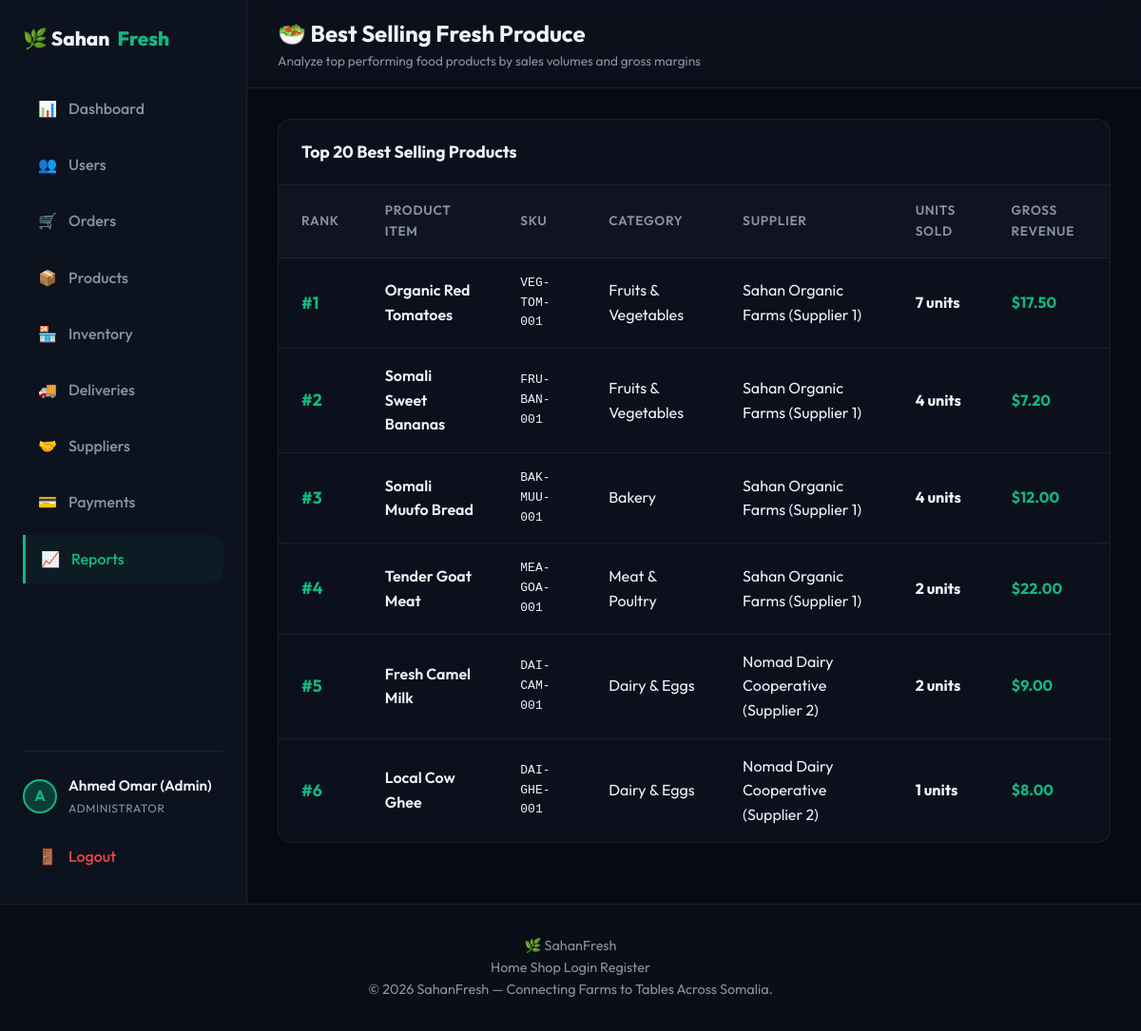
/reports/best_selling.php (signed in), run on the app's committed database.
### tables this page shows
CREATE TABLE IF NOT EXISTS `products` (
  `id` INT AUTO_INCREMENT PRIMARY KEY,
  `category_id` INT NOT NULL,
  `supplier_id` INT DEFAULT NULL,
  `name` VARCHAR(150) NOT NULL,
  `description` TEXT DEFAULT NULL,
  `price` DECIMAL(10,2) NOT NULL,
  `sku` VARCHAR(50) NOT NULL UNIQUE,
  `image_url` VARCHAR(255) DEFAULT NULL,
  `created_at` TIMESTAMP DEFAULT CURRENT_TIMESTAMP,
  FOREIGN KEY (`category_id`) REFERENCES `categories` (`id`) ON DELETE CASCADE,
  FOREIGN KEY (`supplier_id`) REFERENCES `users` (`id`) ON DELETE SET NULL
);

CREATE TABLE IF NOT EXISTS `categories` (
  `id` INT AUTO_INCREMENT PRIMARY KEY,
  `name` VARCHAR(100) NOT NULL UNIQUE,
  `description` TEXT DEFAULT NULL,
  `created_at` TIMESTAMP DEFAULT CURRENT_TIMESTAMP
);

CREATE TABLE IF NOT EXISTS `users` (
  `id` INT AUTO_INCREMENT PRIMARY KEY,
  `name` VARCHAR(100) NOT NULL,
  `email` VARCHAR(100) NOT NULL UNIQUE,
  `password` VARCHAR(255) NOT NULL,
  `role` ENUM('admin', 'supplier', 'customer', 'driver') NOT NULL,
  `phone` VARCHAR(20) DEFAULT NULL,
  `address` TEXT DEFAULT NULL,
  `created_at` TIMESTAMP DEFAULT CURRENT_TIMESTAMP,
  `updated_at` TIMESTAMP DEFAULT CURRENT_TIMESTAMP ON UPDATE CURRENT_TIMESTAMP
);

### reports/best_selling.php (the view, shortened to what this page needs)
<?php
require_once __DIR__ . '/../config/database.php';
$bestSelling = $conn->query("
    SELECT p.id, p.name, p.sku, p.price, c.name as category_name, u.name as supplier_name,
    COALESCE(SUM(oi.quantity), 0) as units_sold,
    COALESCE(SUM(oi.quantity * oi.price), 0) as gross_revenue
    FROM products p
    JOIN categories c ON p.category_id = c.id
    LEFT JOIN users u ON p.supplier_id = u.id
    JOIN order_items oi ON p.id = oi.product_id
    JOIN orders o ON oi.order_id = o.id
    WHERE o.status != 'cancelled'
    GROUP BY p.id, p.name, p.sku, p.price, c.name, u.name
    ORDER BY units_sold DESC
    LIMIT 20
")->fetchAll(PDO::FETCH_ASSOC);
include __DIR__ . '/../includes/header.php';
?>
<div class="dashboard-layout">
<?php include __DIR__ . '/../includes/sidebar.php'; ?>
<div class="dashboard-main">
<div class="dashboard-header">
    <div class="dashboard-title">
        <h2>🥗 Best Selling Fresh Produce</h2>
        <p>Analyze top performing food products by sales volumes and gross margins</p>
    </div>
</div>
<div class="dashboard-content">
    <div class="table-container">
        <div class="table-header-bar">
            <div class="table-title">Top 20 Best Selling Products</div>
        </div>
        <table class="admin-table">
            <thead>
                <tr>
                    <th>Rank</th>
                    <th>Product Item</th>
                    <th>SKU</th>
                    <th>Category</th>
                    <th>Supplier</th>
                    <th>Units Sold</th>
                    <th>Gross Revenue</th>
                </tr>
            </thead>
            <tbody>
                <?php
                $rank = 1;
                foreach ($bestSelling as $row):
                ?>
                <tr>
                    <td style="font-weight:700; color:var(--primary); font-size:1.1rem; width:60px;">#<?php echo $rank++; ?></td>
                    <td style="font-weight:600;"><?php echo htmlspecialchars($row['name']); ?></td>
                    <td style="font-family:monospace;"><?php echo htmlspecialchars($row['sku']); ?></td>
                    <td><?php echo htmlspecialchars($row['category_name']); ?></td>
                    <td><?php echo htmlspecialchars($row['supplier_name'] ?? '—'); ?></td>
                    <td style="font-weight:700;"><?php echo $row['units_sold']; ?> units</td>
                    <td style="font-weight:700; color:var(--primary);">$<?php echo number_format($row['gross_revenue'], 2); ?></td>
                </tr>
                <?php endforeach; ?>
            </tbody>
        </table>
    </div>
</div>
</div>
</div>
<?php include __DIR__ . '/../includes/footer.php'; ?>

### assets/css/style.css (style rules this page uses)
:root { --bg-main: #07090f; --bg-card: rgba(13, 18, 32, 0.8); --bg-header: rgba(7, 9, 15, 0.7); --border-color: rgba(255, 255, 255, 0.07); --primary: #10b981; --primary-hover: #059669; --primary-glow: rgba(16, 185, 129, 0.25); --accent: #6366f1; --accent-glow: rgba(99, 102, 241, 0.2); --danger: #ef4444; --warning: #f59e0b; --info: #0ea5e9; --text-main: #f0f2f7; --text-muted: #8892a4; --text-dark: #111827; --font-sans: 'Outfit', -apple-system, BlinkMacSystemFont, "Segoe UI", Roboto, sans-serif; --transition: all 0.3s cubic-bezier(0.4, 0, 0.2, 1); --radius: 14px; --radius-sm: 8px; }
* { margin: 0; padding: 0; box-sizing: border-box; }
body { font-family: var(--font-sans); background-color: var(--bg-main); color: var(--text-main); line-height: 1.6; min-height: 100vh; display: flex; flex-direction: column; overflow-x: hidden; }
body::before { content: ''; position: fixed; top: -20%; left: -15%; width: 55%; height: 55%; background: radial-gradient(circle, rgba(16, 185, 129, 0.04) 0%, transparent 70%); z-index: -1; pointer-events: none; }
body::after { content: ''; position: fixed; bottom: -20%; right: -15%; width: 55%; height: 55%; background: radial-gradient(circle, rgba(99, 102, 241, 0.04) 0%, transparent 70%); z-index: -1; pointer-events: none; }

### assets/css/admin.css (style rules this page uses)
.dashboard-layout { display: flex; min-height: 100vh; width: 100%; }
.dashboard-main { flex-grow: 1; display: flex; flex-direction: column; background-color: #070a13; overflow-y: auto; }
.dashboard-header { background-color: rgba(13, 18, 31, 0.8); backdrop-filter: blur(12px); border-bottom: 1px solid var(--border-color); padding: 1rem 2rem; display: flex; justify-content: space-between; align-items: center; position: sticky; top: 0; z-index: 90; }
.dashboard-title h2 { font-size: 1.5rem; font-weight: 700; }
.dashboard-title p { font-size: 0.85rem; color: var(--text-muted); }
.dashboard-content { padding: 2rem; max-width: 1400px; width: 100%; margin: 0 auto; }
.table-container { background: var(--bg-card); border: 1px solid var(--border-color); border-radius: var(--radius); overflow: hidden; margin-bottom: 2rem; backdrop-filter: blur(8px); }
.table-header-bar { padding: 1.25rem 1.5rem; border-bottom: 1px solid var(--border-color); display: flex; justify-content: space-between; align-items: center; flex-wrap: wrap; gap: 1rem; }
.table-title { font-size: 1.1rem; font-weight: 700; }
.admin-table { width: 100%; border-collapse: collapse; text-align: left; }
.admin-table th, .admin-table td { padding: 1rem 1.5rem; border-bottom: 1px solid var(--border-color); }
.admin-table th { background-color: rgba(255, 255, 255, 0.02); color: var(--text-muted); font-size: 0.85rem; font-weight: 600; text-transform: uppercase; letter-spacing: 0.05em; }
.admin-table tr:last-child td { border-bottom: none; }

### data on the page
products: name "Organic Red Tomatoes", sku "VEG-TOM-001", category.name "Fruits & Vegetables", supplier.name "Sahan Organic Farms (Supplier 1)", units_sold "7", gross_revenue "17.50"
products: name "Somali Sweet Bananas", sku "FRU-BAN-001", category.name "Fruits & Vegetables", supplier.name "Sahan Organic Farms (Supplier 1)", units_sold "4", gross_revenue "7.20"
products: name "Somali Muufo Bread", sku "BAK-MUU-001", category.name "Bakery", supplier.name "Sahan Organic Farms (Supplier 1)", units_sold "4", gross_revenue "12.00"
products: name "Tender Goat Meat", sku "MEA-GOA-001", category.name "Meat & Poultry", supplier.name "Sahan Organic Farms (Supplier 1)", units_sold "2", gross_revenue "22.00"
products: name "Fresh Camel Milk", sku "DAI-CAM-001", category.name "Dairy & Eggs", supplier.name "Nomad Dairy Cooperative (Supplier 2)", units_sold "2", gross_revenue "9.00"
products: name "Local Cow Ghee", sku "DAI-GHE-001", category.name "Dairy & Eggs", supplier.name "Nomad Dairy Cooperative (Supplier 2)", units_sold "1", gross_revenue "8.00"

### other printed values
$item['icon'] "📊"
$item['label'] "Dashboard"
$item['icon'] "👥"
$item['label'] "Users"
$item['icon'] "🛒"
$item['label'] "Orders"
$item['icon'] "📦"
$item['label'] "Products"
$item['icon'] "🏪"
$item['label'] "Inventory"
$item['icon'] "🚚"
$item['label'] "Deliveries"
$item['icon'] "🤝"
$item['label'] "Suppliers"
$item['icon'] "💳"
